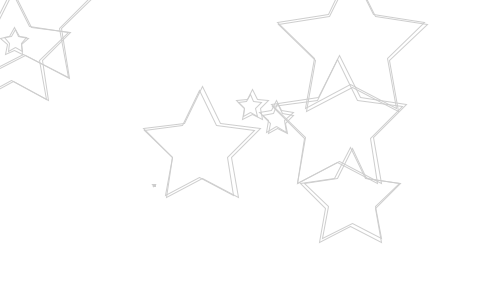
Frame 1 (no input)
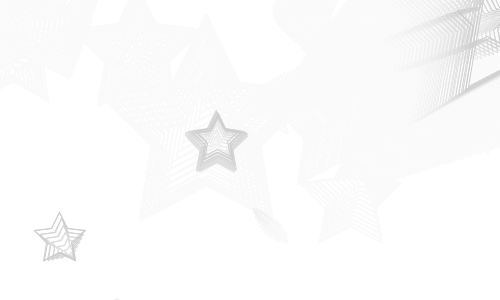
Frame 60 (the mouse pressed at the canvas centre just before this capture)
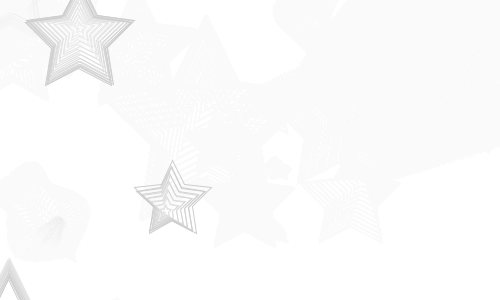
Frame 120 (the mouse held since frame 60 and released just before this capture)

The Processing sketch that drew these frames (run headless with seeded random() and noise(); from frame 60 on, the mouse is pressed at the canvas centre):

// Processing sketch: starAttack
// ── starAttack.pde
int _num = 10;
Circle[] _circleArr = {};

int vertex_num = 5*2;
float R;

void setup() {
  size(500, 300);
  background(255);
  smooth();
  strokeWeight(1);
  fill(150, 50);
  drawCircle();
}

void draw() {
  //background(255);
  for (int i=0; i<_circleArr.length; i++) {
    Circle thisCirc = _circleArr[i];
    thisCirc.updateMe();
  }
  fill(255, 25);
  rect(-10,-10,width+20,height+20);
}

void mouseReleased() {
  drawCircle();
  //println(_circleArr.length);
}

void drawCircle() {
  for (int i = 0; i < _num; i++) {
    Circle thisCirc = new Circle();
    thisCirc.drawMe();
    _circleArr = (Circle[])append(_circleArr, thisCirc);
  }
}

//=========================== objects

 class Circle {
   float x, y;
   float radius;
   color linecol, fillcol;
   float alph;
   float xmove, ymove;
   
   Circle() {
     x = random(width);
     y = random(height);
     radius = random(100) + 10;
     //linecol = color(random(255), random(255), random(255));
     linecol = color(255);
     //fillcol = color(random(255), random(255), random(255));
     fillcol = color(255);
     alph = random(255);
     xmove = random(10) - 5;
     ymove = random(10) - 5;
   }
   
   void drawMe() {
     noStroke();
     fill(fillcol, alph);
     ellipse(x, y, radius*2, radius*2);
     stroke(linecol, 150);
     noFill();
     ellipse(x, y, 10, 10);
   }
   
   void updateMe() {
     x += xmove;
     y += ymove;
     if (x > (width+radius)) {x = 0 - radius; }
     if (x < (0-radius)) {x = width + radius; }
     if (y > (height+radius)) {y = 0 - radius; }
     if (y < (0-radius)) {y = height + radius; }
     
     boolean touching = false;
     for (int i=0; i<_circleArr.length; i++) {
       Circle otherCirc = _circleArr[i];
       if (otherCirc != this) {
         float dis = dist(x, y, otherCirc.x, otherCirc.y);
         float overlap = dis - radius - otherCirc.radius;
         if (overlap < 0) {
           float midx, midy;
           midx = (x + otherCirc.x)/2;
           midy = (y + otherCirc.y)/2;
           stroke(200);
           noFill();
           overlap *= -1;
           //ellipse(midx, midy, overlap, overlap);

           pushMatrix();
           translate(midx, midy);
           rotate(radians(-90));
              beginShape();
              for (int j = 0; j < vertex_num; j++) {
                if (j%2 == 0) {
                  R = overlap;
                } else {
                  R = overlap/2;
                }
                vertex(R*cos(radians(360*j/vertex_num)), R*sin(radians(360*j/vertex_num)));
              }
              endShape(CLOSE);
              popMatrix();
         }
         //if ((dis - radius - otherCirc.radius) < 0) {
         //  touching = true;
         //  break;
         //}
       }
     }
     //if (touching) {
     //  if (alph > 0) { alph--; }
     //}else{
     //  if (alph < 255) { alph += 2; }
     //}
     
     //drawMe();
   }
 }
